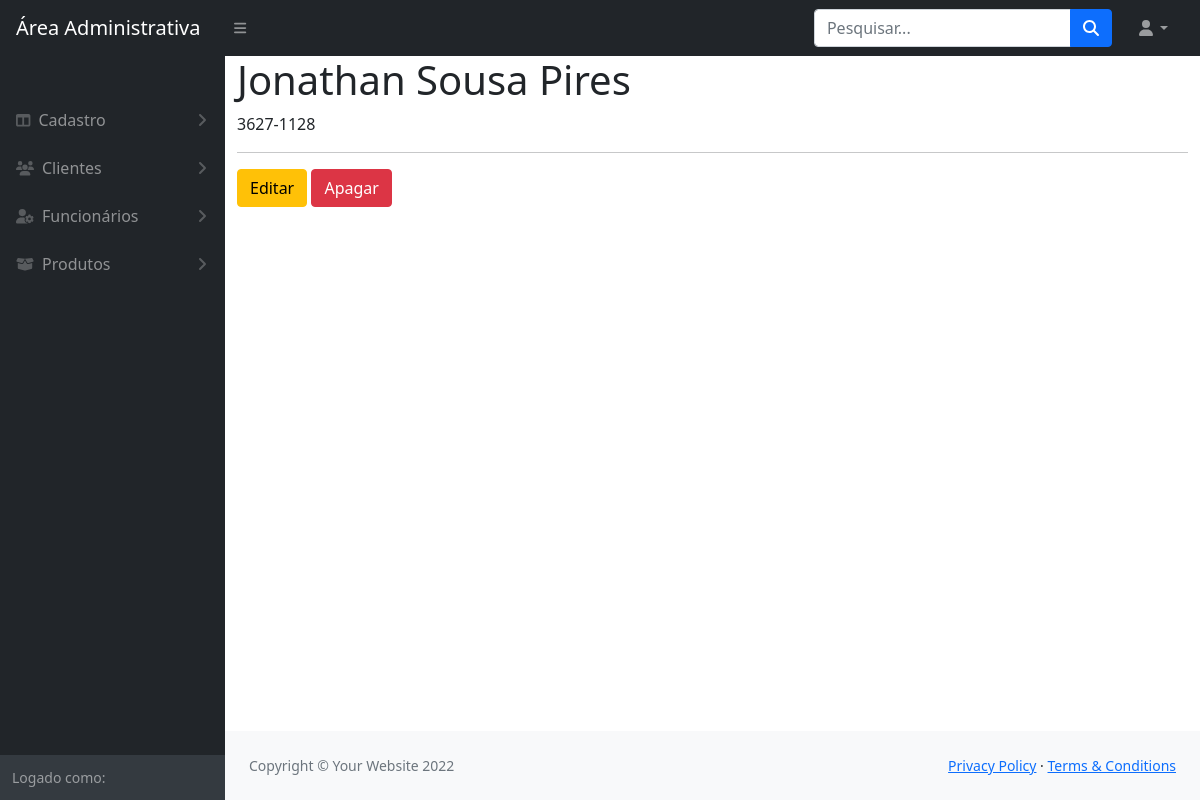
Before: /modulos/clientes/visualizar.php?id=1 with the older database file.
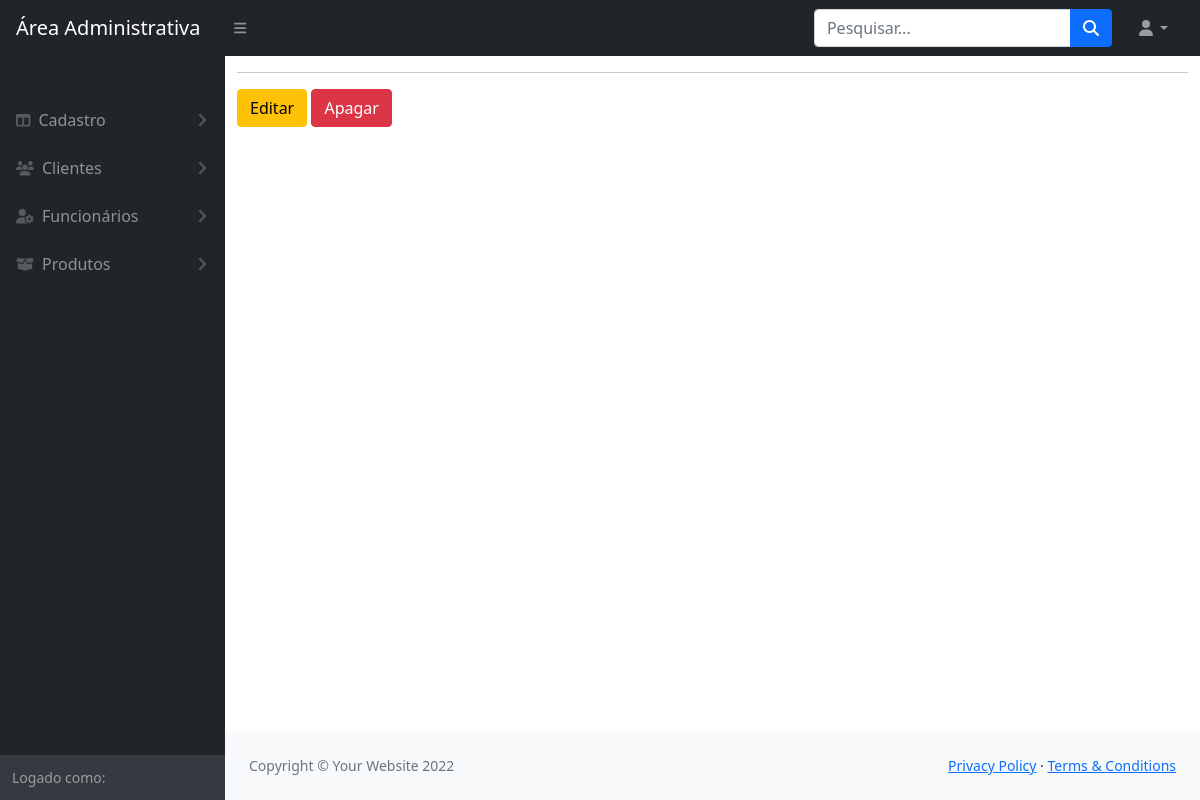
After: the same page with the newer database file.
### tables this page shows
CREATE TABLE `cliente` (
  `IDCLI` int(11) NOT NULL,
  `nomeCLI` varchar(105) NOT NULL,
  `endCLI` varchar(105) NOT NULL,
  `telCLI` bigint(20) NOT NULL,
  `emailCLI` varchar(105) NOT NULL,
  `cpfCLI` bigint(20) NOT NULL,
  `cnpjCLI` bigint(20) NOT NULL,
  `InsEstCLI` bigint(20) NOT NULL,
  `IDFUN_FK` int(11) NOT NULL
);

### funcoes/conexao.php (called while the page is built, shortened)
<?php
    function retornaDado($sql)
    {
        $pdo = $GLOBALS['conexaoBanco'];
        $resultado = $pdo->query($sql);
        return $resultado->fetch();
    }
?>

### modulos/clientes/visualizar.php (the view, shortened to what this page needs)
<?php
    include_once '../../config.php';
    if(empty($_GET['id'])){
        header('Location: index.php');
        exit;
    }else{
        $id = $_GET['id'];
    }
    $sql = "SELECT * FROM cliente WHERE IDCLI = $id";
    $cliente = retornaDado($sql);
?>
<!DOCTYPE html>
<html lang="en">
    <?php include_once path('template/head.php') ?>
    <body class="sb-nav-fixed">
        <?php include_once path('template/navbar.php') ?>
        <div id="layoutSidenav">
            <?php include_once path('template/sidebar.php') ?>
            <div id="layoutSidenav_content">
                <main class="container">
                    <h1><?= $cliente['nomeCLI'] ?></h1>
                    <p><?= $cliente['telCLI'] ?></p>
                    <hr>
                    <a href="editar.php?id=<?= $cliente['IDCLI'] ?>" class="btn btn-warning">Editar</a>
                    <a onclick="return confirm('Deseja realmente apagar o cliente?')" href="apagar.php?id=<?= $cliente['IDCLI'] ?>" class="btn btn-danger">Apagar</a>
                </main>
                <?php include_once path('template/footer.php') ?>
            </div>
        </div>
    </body>
</html>

Changed rows visible on the page:
removed cliente: nomeCLI "Jonathan Sousa Pires", telCLI "3627-1128"
